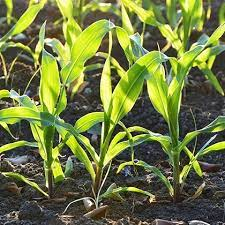
#> input picture input/test3.jpeg, 225 x 225 px
$ python mutualinformation.py
#> lines starting #> are read from the running program, lines starting #| are printed output that depends on the picture; long printed decimals are rounded
import numpy as np
from skimage import color, io
import math
import matplotlib.pyplot as plt

def load(fname):
    '''
    Load Image from path
    Args:
        fname: string of path to image
    Returns:
        image: numpy array of corrected values
    '''
#> called with fname = '../input/test3.jpeg'
    image = io.imread(fname)
#> image is the input picture: shape (225, 225, 3); mean R, G, B 111.1, 120.9, 65.4
    image = image.astype(np.float64)
    return image

def save(image, fname):
    '''
    Save Image to Directory
    Args:
        image: numpy array of shape (imageheight, imagewidth)
        fname: string name of file
    Returns:
    '''
    image = (image).astype(np.uint8)
    io.imsave(fname, image, check_contrast=False)
    return

#Extracting Channels
def extract_red(image):
    '''
    Extract Red Pixels from Image
    Args:
        image: numpy array of shape (imageheight, imagewidth, 3)

    Returns:
        red_image: numpy array of shape (imageheight, imagewidth)
    '''
    imagecopy = np.copy(image)
    imagecopy[:,:,1] = 0
    imagecopy[:,:,2] = 0
    red_image = imagecopy[:,:,0]
    return red_image

def extract_green(image):
    '''
    Extract Green Pixels from Image
    Args:
        image: numpy array of shape (imageheight, imagewidth, 3)

    Returns:
        green_image: numpy array of shape (imageheight, imagewidth)
    '''
    imagecopy = np.copy(image)
    imagecopy[:,:,0] = 0
    imagecopy[:,:,2] = 0
    green_image = imagecopy[:,:,1]
    return green_image

def overlap(ref, temp, shift):
    '''
    Cuts out the overlapping region of the temp and ref with specified shift in xdirection up to 41 moves
    Args:
        ref: reference image or fixed image
        temp: template image or moving image
        shift: xdirection shift by pixel number
    Returns:
        result: overlapping region of ref and temp
    '''
    result = np.copy(ref)
    dim = np.shape(result)
    for i in range(dim[0]):
        for j in range(dim[1]):
            xmin = (40-shift) + j
            result[i][j] = temp[i][xmin]
    return result

def prepare_image(image):
    '''
    Extracts red and green channels and crops 20 pixels from the right and left of the green channel image
    Args:
        image: input grayscale RGB image
    Returns:
        green: cropped green channel
        red: red channel
    '''
    green = extract_green(image)
    red = extract_red(image)
    for _ in range(20):
        green = np.delete(green, 0, 1) #First Column
        green = np.delete(green, -1, 1) #Last Column
    return green, red

def marginal_pmf(image, bin_size, id0):
    '''
    Create Histogram for Probability of each Grey Value
    Args:
        image: numpy array of shape (imageheight, imagewidth)
        bin_size: how many neighbouring grey values to consider the same

    Returns:
        green_image: numpy array of shape (imageheight, imagewidth)
    '''
    hist_vals = np.zeros(256)
    count = 0
    for row in image:
        for i in range(len(row)):
            pix = int(row[i])
            hist_vals[pix] += 1
            count += 1
    i = 0
    hist_result = []
    for i in range(0, 255, bin_size):
        var = 0
        for j in range(bin_size):
            var += hist_vals[i+j]
        hist_result.append(var / count)
        i = i * bin_size
    return hist_result

def joint_pmf(x_pmf, y_pmf):
    '''
    Produces the Normalized 2D Histogram
    Args:
        x_pmf: 1D Normalized Histogram of Reference Image
        y_pmf: 1D Normalized Histogram of Template Image

    Returns:
        hist_result: The 2D Normalized Histogram
    '''
    nrow = len(x_pmf)
    ncol = len(y_pmf)
    hist_result = np.zeros((nrow, ncol))
    track = 0
    for i in range(nrow):
        for j in range(ncol):
            hist_result[i, j] = x_pmf[i] + y_pmf[j]
    hist_result = hist_result / np.sum(hist_result)
    return hist_result

def mutual_information(image1, image2, id0, bin_size=1):
    '''
    Calculates the Mutual Information between the inputs
    Args:
        image1: reference image
        image2: template image
        id0: identifier for histogram plots
        bin_size=1: Number of neighbouring grey values to consider the same

    Returns:
        result: A value for the mutual information according to EQ1
    '''
    px = marginal_pmf(image1, bin_size, id0)
    py = marginal_pmf(image2, bin_size, id0+100)
    pxy = joint_pmf(px, py)
    mutual_information = 0
    visual = np.copy(pxy)
    for i in range(len(px)):
        for j in range(len(py)):
            var1 = px[i] * py[j]
            var2 = pxy[i, j] / var1
            partial = pxy[i, j] * math.log(var2, 2)
            visual[i,j] = partial
            mutual_information += partial
    # [4 lines of commented-out code are left out]
    return mutual_information

def registration(image):
    reference, template = prepare_image(image)
    save(reference, '../output/ref.png')
    save(template, '../output/temp.png')
    results = []
    for i in range(41):
        overlappingregion = overlap(reference, template, i)
        MI = mutual_information(reference, overlappingregion, i, bin_size=3)
        results.append(MI)
    return results

test = load('../input/test3.jpeg')


#Gaussian Noise Addition
row,col,ch= test.shape
#> row = 225; col = 225; ch = 3
mean = 0
var = 0.1
sigma = var**0.5
gauss = np.random.normal(mean,sigma,(row,col,ch))
gauss = gauss.reshape(row,col,ch)
noisy = test + gauss - 1
save(noisy, '../output/gauss_noise3.png')

# comment out the above block to obtain experimental results

values = registration(noisy)
#> in extract_red, `imagecopy[:,:,2] = 0`:
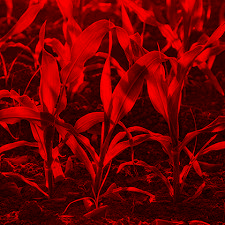
#> imagecopy: shape (225, 225, 3) float64; mean R, G, B 110.1, 0, 0; drawn with min black and max white
#> in extract_red, `red_image = imagecopy[:,:,0]`:
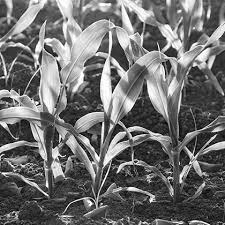
#> red_image: shape (225, 225) float64; min -1.88, max 254.8, mean 110.1; drawn with min black and max white
#> after the loop in prepare_image, `for _ in range(20):`:
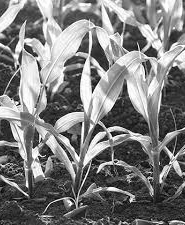
#> green: shape (225, 185) float64; min -1.55, max 255.1, mean 124.4; drawn with min black and max white
#> the loop in registration, `for i in range(41):` made 41 passes
#> MI on passes 1 to 12: 0.136, 0.135, 0.135, 0.134, 0.134, 0.134, 0.133, 0.133, 0.133, 0.132, 0.132, 0.132
#> pass 1, in registration, `overlappingregion = overlap(reference, template, i)`:
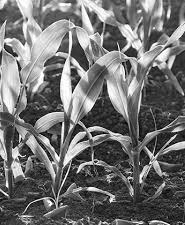
#> overlappingregion: shape (225, 185) float64; min -1.88, max 254.8, mean 111.6; drawn with min black and max white
#> pass 1, in mutual_information, `pxy = joint_pmf(px, py)`:
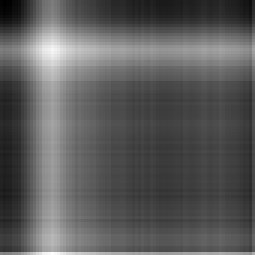
#> pxy: shape (85, 85) float64 (shown 3 times larger); min 1.31e-05, max 0.000361, mean 0.000138; drawn with min black and max white
#> pass 2, in registration, `overlappingregion = overlap(reference, template, i)`:
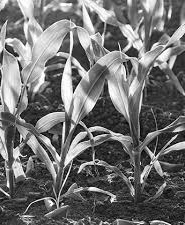
#> overlappingregion: shape (225, 185) float64; min -1.88, max 254.8, mean 111.8; drawn with min black and max white
#> after the loop in registration, `for i in range(41):`: results = 41 values, max 0.136 at index 0, min 0.131 at index 15, mean 0.132
#> values has the same summary as results in registration
print(values)
#| [0.1358, 0.135, 0.1346, 0.1344, 0.134, 0.1337, 0.1334, 0.1331, 0.1328, 0.1322, 0.1318, 0.1315, 0.1314, 0.1312, 0.131, 0.1309, 0.1311, 0.1313, 0.1313, 0.1311, 0.1313, 0.1312, 0.1314, 0.1314, 0.1
print(np.min(values), np.argmin(values))
#| 0.1309 15
plt.plot(values)
plt.xlabel("Shift in X Direction")
plt.ylabel("Mutual Information")
plt.savefig("../output/mi_plot1_bin3.png")
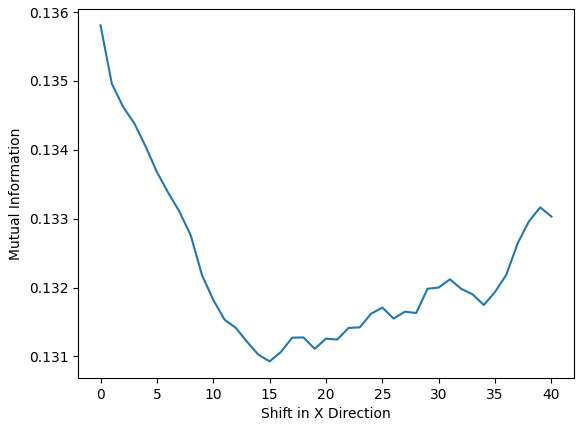
#> figure drawn by matplotlib, 1 panel; curve peaks at x = 0, y = 0.136
plt.clf()
'''
Image 1 Results:
    values: [0.9208992008321772, 0.9216674192767316, 0.9226925473169687, 0.9236530943068013, 0.9245944102082683, 0.9253195208875502, 0.9259800799097523, 0.9267518801815103, 0.9273534419521324, 0.92815607960689, 0.929206510635319, 0.9302752817745638, 0.9314631751394911, 0.9322023325769789, 0.9331031779934744, 0.9340157989399234, 0.9349048829427431, 0.9356536957137305, 0.9364845976835522, 0.9373659309028057, 0.9381289870348896, 0.9390152455502615, 0.940014734791387, 0.9406852031892886, 0.9412706927191858, 0.94183001623625, 0.94233069313878, 0.9427083721643773, 0.9430443102729951, 0.9433854839916053, 0.9437440616191268, 0.9442443506439835, 0.9444993361218221, 0.9447610928783307, 0.944948547884882, 0.9451151774989712, 0.9453340376252298, 0.9455893577008757, 0.9458764827769989, 0.9459383529162547, 0.9459331251996006]
    min(MI): 0.9208992008321772, Shift: 0

Image 2 Results:
    values: [0.9131260746167476, 0.9152247521104938, 0.9166810201893607, 0.9179513410429341, 0.9180053443141181, 0.9176770189766017, 0.9176179666066615, 0.9174213178953887, 0.9172629110321635, 0.9171926396929597, 0.9166549956670547, 0.9174029764584131, 0.9177411151569334, 0.9179106659812365, 0.9180217903550861, 0.9187457074762259, 0.9194326359925225, 0.92029557098961, 0.9206363413856425, 0.9215832614669913, 0.9222633095750807, 0.9229082182603653, 0.9238561670286894, 0.9250882908319934, 0.925513274358075, 0.9259778152142117, 0.9270151043403915, 0.9270412194476626, 0.9272488538951477, 0.9278123193883349, 0.9272556018652424, 0.925925745789333, 0.9257314818588188, 0.9260360300130377, 0.9260646493891227, 0.9262349474736586, 0.9264925084756295, 0.927077628400063, 0.9278506347873262, 0.928028039262585, 0.9283307248557549]
    min(MI): 0.9131260746167476, Shift: 0

Image 3 Results:
    values: [0.190714923153389, 0.18981970690059277, 0.18952880350091172, 0.1894917499095629, 0.1895538513328542, 0.18936496646311307, 0.18908316871318268, 0.1888114227514952, 0.1885112113753243, 0.18809674308876764, 0.18773690430891476, 0.18741556376031288, 0.18731037835009137, 0.18712934445719803, 0.1869108478854437, 0.18697822305344045, 0.18726743820651234, 0.18749481055628198, 0.18748125138418992, 0.18735190356275438, 0.187467626641609, 0.18762833988693317, 0.18772326674175197, 0.1877037911603487, 0.18789441658776243, 0.18808300591782245, 0.18780669377966921, 0.18789418816931394, 0.18790344349960125, 0.1881608445853937, 0.18809144252594287, 0.1880379214334311, 0.18775507296976765, 0.18757417017132802, 0.1874989519136214, 0.18779171857202354, 0.18806564846530774, 0.18881642739415638, 0.18922387350285289, 0.18950977932864338, 0.1893999885763844]
    min(MI): 0.1869108478854437, Shift: 14

Image 4 (Image 3 with Gaussian Noise) Results:
    values: [0.13995604476990245, 0.13902480184114221, 0.1386398609148664, 0.13838273608683582, 0.13808499066021773, 0.13771505937669756, 0.1373612755724599, 0.13716774298481046, 0.1368082879778111, 0.13634896179237044, 0.13600863798228224, 0.135739870040355, 0.13564529503553202, 0.13543511173338255, 0.13525419625292165, 0.13522216878183274, 0.1353894740610859, 0.135554518552575, 0.13553185093815148, 0.13533269379010893, 0.13544645920035, 0.1354100711296137, 0.13550502574897463, 0.1356307817091898, 0.13587214916415052, 0.13592839691071146, 0.13570397161776399, 0.13586924915988768, 0.13581757961913227, 0.13611836565305743, 0.1361263349887397, 0.13600014977140157, 0.13580543930434977, 0.13573932997394264, 0.13552257277041196, 0.13569982056810864, 0.1360357256650076, 0.13662165253819566, 0.13685236404165455, 0.1370500563026714, 0.13700341417418682]
    min(MI): 0.13522216878183274, Shift: 15, bin_size= 1

    values: [0.16013469893393187, 0.15930744457262713, 0.15897050661368844, 0.15889594590907208, 0.15863884459215777, 0.15829959638152954, 0.15793904197493458, 0.15763794753717383, 0.15732107531042627, 0.15687491749061835, 0.1565306408058746, 0.15618271470043965, 0.15606124728372725, 0.15587299360542628, 0.15566759387115267, 0.15569893561899065, 0.15597366851714958, 0.1561474930344279, 0.1561577062714501, 0.15603856679511233, 0.15619809069597348, 0.15626605799814705, 0.15636631584553484, 0.15643969009738373, 0.15676483672197788, 0.1569341120557956, 0.15665537148585315, 0.1567398130770288, 0.15680361425495257, 0.1570442229013545, 0.157088669075455, 0.15705074251570605, 0.15675420973850904, 0.15662811702416551, 0.15641548546895528, 0.15656667655944387, 0.15680263818150436, 0.15748993298249161, 0.15788764979702133, 0.15818558870627786, 0.15807167195091468]
    min(MI): 0.15566759387115267, Shift: 14, bin_size= 3

    values: [0.12952057859329144, 0.12870458598656187, 0.1284160311222728, 0.1281525251387147, 0.12784545776971085, 0.12758413984604108, 0.12732180554672323, 0.12704615370583597, 0.1266948003581067, 0.12625114575907817, 0.1259182876914811, 0.12571191378869367, 0.12555943681339748, 0.12536588151981487, 0.125150212484791, 0.1251525760433729, 0.12551873803507535, 0.1257228478516812, 0.12557770839485385, 0.1254871380480393, 0.12565296490236488, 0.1256892826164564, 0.12579408678008352, 0.1257096478049994, 0.12595482730109836, 0.12602911516554122, 0.12581225547084082, 0.1258817777002208, 0.1259474110888688, 0.12637874348365352, 0.12627404734056488, 0.12630611024613483, 0.1261752442633671, 0.12592829347947068, 0.12573937079744446, 0.12590940248721746, 0.12617336775770646, 0.126569825319792, 0.12690367614017978, 0.12710903461460993, 0.12697943616185714]
    min(MI): 0.125150212484791, Shift: 14, bin_size= 5

    values: [0.12053149893134865, 0.11982005139370006, 0.11938853767552574, 0.1190951687616678, 0.11872650663957172, 0.1184811512998673, 0.1182731390165798, 0.11799622633518096, 0.11778942395397898, 0.11736404317759402, 0.11706512311052736, 0.11677141235349293, 0.11648593500735312, 0.11638157781348318, 0.11616028580201969, 0.11607814121861532, 0.11633146406763355, 0.11641638475503274, 0.11629403818004541, 0.11623966114858893, 0.11639632062504845, 0.11623391098135796, 0.11631645522586556, 0.116265643664089, 0.11640415916160278, 0.11649118970382236, 0.11628587635335709, 0.11633247446343695, 0.11631687058977992, 0.11653296410985531, 0.1165852964161839, 0.11668335709746666, 0.11660996929988869, 0.11637440547226138, 0.11624137800781213, 0.11642198713773552, 0.11663653603929572, 0.11698245081549193, 0.1173187254909696, 0.1175664367487308, 0.11739595152930206]
    min(MI): 0.11607814121861532, Shift: 15, bin_size= 15

    values: [0.1170073666771375, 0.1162756906254696, 0.11585554102532174, 0.1156171300364812, 0.1152807446582158, 0.11497864834554496, 0.11469275774612206, 0.11436342514117477, 0.11408553260365105, 0.11363778284920299, 0.11328520054923208, 0.11277254470391626, 0.11253126306543142, 0.11243640953467551, 0.1121650262416704, 0.11204783520502307, 0.11226928645513722, 0.11243739844145466, 0.11228973155698031, 0.11214425886287267, 0.11223410646398474, 0.11216550768154437, 0.11225327385586403, 0.11223477524797842, 0.11238722497914279, 0.11234973301663062, 0.11209597323311123, 0.11227206616767438, 0.11238949082711847, 0.11255959401226345, 0.11269793731001711, 0.11296562623777569, 0.11288507915347683, 0.11264007942938288, 0.11244442982461146, 0.11252662293241855, 0.1127732768771241, 0.11321974024574308, 0.11344003631204319, 0.11356501655569039, 0.11342184269257698]
    min(MI): 0.11204783520502307, Shift: 15, bin_size= 17

    values: [0.03302828397948376, 0.032612508476602485, 0.032379608610532004, 0.03220190900637277, 0.03199985341584419, 0.031878388494907324, 0.03175025700150529, 0.03159674075106124, 0.031383876787385676, 0.03118283633715532, 0.03091969863182987, 0.030727983375947378, 0.030535130971499576, 0.03038787069275161, 0.030247266165347547, 0.030130026120263574, 0.03006428587827774, 0.0300107726169051, 0.029885494681386446, 0.029682024723617136, 0.029607642087840464, 0.02952196226525187, 0.02951587994830852, 0.029552242927183295, 0.02955316872422709, 0.029632776581382882, 0.02963522456664476, 0.029666935071650437, 0.029694572569665803, 0.02968486436690323, 0.029627406263624503, 0.02953284482839589, 0.02949964354617967, 0.029401746163294686, 0.029433311286266074, 0.029517040768111055, 0.02949467004671062, 0.029447648603891704, 0.029483309205782182, 0.029513793494675047, 0.029445434373064832]
    min(MI): 0.029401746163294686, Shift: 33, bin_size= 51

    values: [0.02240574542499945, 0.022104306036268687, 0.021876726558766005, 0.021625478131747575, 0.021377209584704612, 0.0211709022950331, 0.021017376715714596, 0.02084250171838773, 0.020683812195940923, 0.020489726819539943, 0.020306998212029276, 0.020196191983947266, 0.020037830930156653, 0.01987816482210969, 0.019755562925754203, 0.019661182754220734, 0.0196618807573031, 0.019663194441748154, 0.019630094125807067, 0.019506712943678547, 0.01943670497695954, 0.019358339950194398, 0.019312923439155992, 0.019311471007546023, 0.01927837476706403, 0.019219675495260408, 0.019190975575434803, 0.019141156754521143, 0.019071538550786755, 0.018939388395665717, 0.018865807929369698, 0.01881608959941717, 0.018742712877666733, 0.018700534341337345, 0.018679191184559345, 0.01866013839290919, 0.018599529419542207, 0.018531841481476668, 0.018555171751018264, 0.018596005943389036, 0.018649248220769805]
    min(MI): 0.018531841481476668, Shift: 37, bin_size= 85

    values: [0.0014561429684835443, 0.0014561429684835443, 0.0014561429684835443, 0.0014561429684835443, 0.0014561429684835443, 0.0014561429684835443, 0.0014561429684835443, 0.0014561429684835443, 0.0014561429684835443, 0.0014561429684835443, 0.0014561429684835443, 0.001490828557360416, 0.001490828557360416, 0.001490828557360416, 0.001490828557360416, 0.0014561429684835443, 0.0014214582135051324, 0.0014214582135051324, 0.0014214582135051324, 0.0013867742923847235, 0.0013867742923847235, 0.0013867742923847235, 0.0013867742923847235, 0.0014214582135051324, 0.0014214582135051324, 0.0014214582135051324, 0.0014214582135051324, 0.0014214582135051324, 0.0014561429684835443, 0.0014214582135051324, 0.0013867742923847235, 0.0013867742923847235, 0.0013867742923847235, 0.0013867742923847235, 0.0013867742923847235, 0.0013867742923847235, 0.0013867742923847235, 0.0013174089515589201, 0.0013174089515589201, 0.001282727531772887, 0.001282727531772887]
    min(MI): 0.001282727531772887, Shift: 39, bin_size= 255

'''
